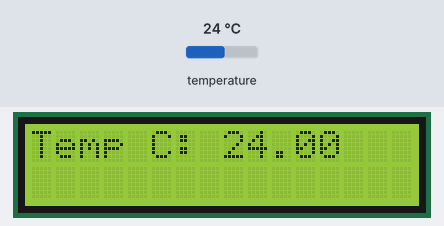
Simulated run of this sketch. Board: Arduino Uno, built with avr-gcc and run on an emulated ATmega328P. Parts: 16×2 character LCD. Inputs (shaded band) come from the test bench; at power-on: temperature 24 °C.

Above: at 1.2 s.
1.3 s: temperature set to 12 °C
At 2.3 s:
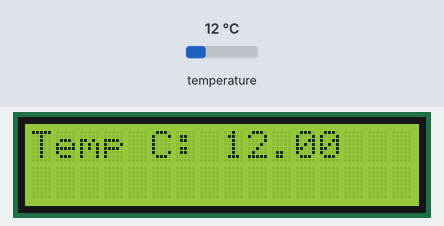
2.8 s: temperature set to 19 °C
At 4.7 s:
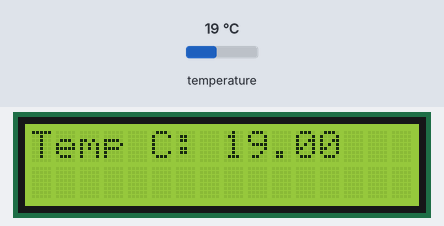
5.0 s: temperature set to 28 °C
At 6.0 s:
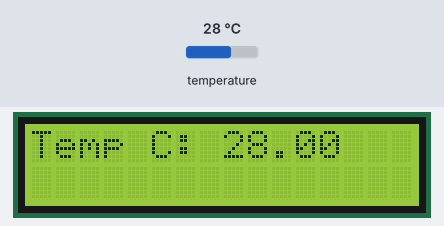
Timing chart, 0 to 8.0 s (numbered marks = the images above; inputs shaded):
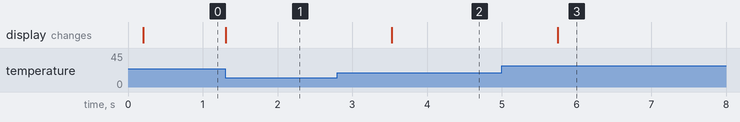

Measured:
- after the input at 1.3 s, the display: changes at once (image 1)
- after the input at 2.8 s, the display: changes after 0.73 s (image 2)
- after the input at 5.0 s, the display: changes after 0.75 s (image 3)

The sketch:

temptolcd.ino
```cpp
#include <OneWire.h>
#include <DallasTemperature.h>
#include <LiquidCrystal.h>

// initialize the LCD library with the numbers of the interface pins
LiquidCrystal lcd(12, 11, 5, 4, 3, 2);

// DS18b2 is plugged into port 2 on the Arduino
#define ONE_WIRE_BUS 8
OneWire oneWire(ONE_WIRE_BUS);
DallasTemperature sensors(&oneWire);
DeviceAddress insideThermometer;

void setup(void)
{
  lcd.begin(16, 2);
  sensors.begin();
  if (!sensors.getAddress(insideThermometer, 0)) Serial.println("Unable to find address for Device 0");
  sensors.setResolution(insideThermometer, 9);
 }

// function to print the temperature for a device
void printTemperature(DeviceAddress deviceAddress)
{
  float tempC = sensors.getTempC(deviceAddress);
  lcd.print("Temp C: ");
  lcd.print(tempC);
  //comment the next line out or decrease the value for faster response
  delay(1000);
}

void loop(void)
{
  lcd.setCursor(0, 0);
  sensors.requestTemperatures();
  printTemperature(insideThermometer);
}
```
